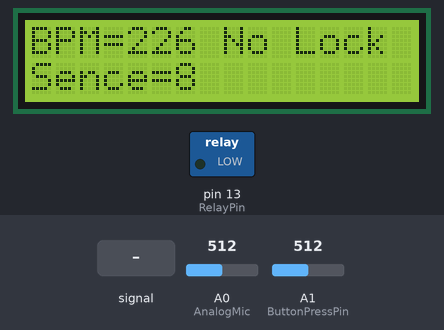
Bench run of a sketch on a simulated Arduino Uno, built with avr-gcc and run on an emulated ATmega328P. On the bench: 16×2 character LCD, switched loads named in the sketch (green lamp = pin HIGH). The inputs (shaded band) are chosen by the test bench; at power-on: A1 (ButtonPressPin) = 512, A0 (AnalogMic) = 512.

Above: at 1.2 s.
1.3 s: A0 (AnalogMic) fed a 200 Hz sine of ±81 counts around its level
At 3.8 s:
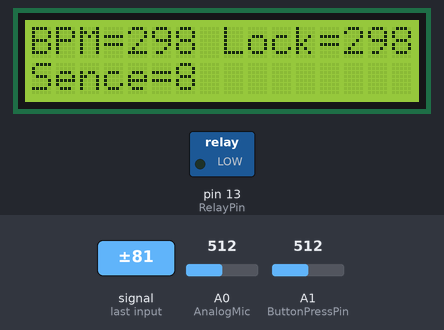
4.3 s: A1 (ButtonPressPin) set to 190
At 4.49 s:
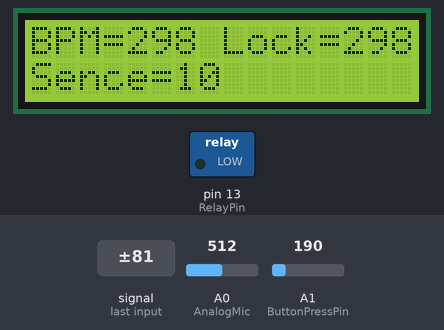
5.8 s: A0 (AnalogMic) set to 390
At 7.34 s:
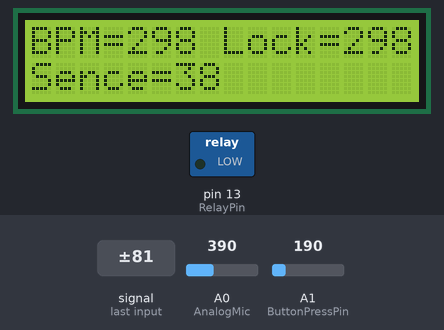
7.4 s: A0 (AnalogMic) fed a 1000 Hz sine of ±255 counts around its level
At 7.54 s:
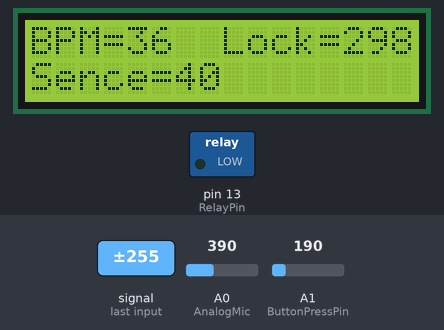
8.9 s: A0 (AnalogMic) set to 410
At 11.47 s:
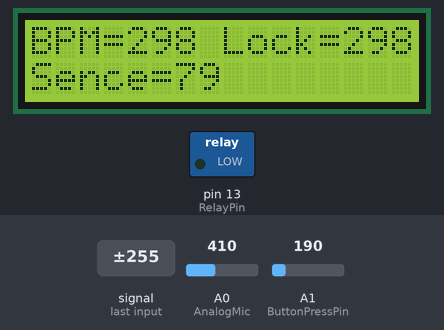
11.9 s: A0 (AnalogMic) set to 511
At 11.97 s:
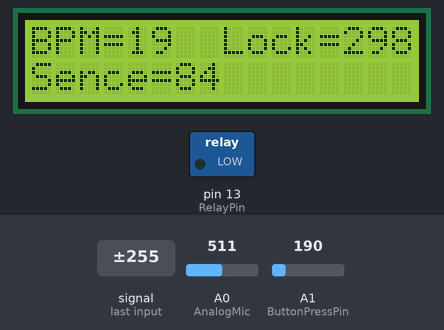

The sketch:

Strip_and_Prep.ino
```cpp
#include <LiquidCrystal.h>


LiquidCrystal lcd(8,9,4,5,6,7);
// Variables to Keep ( DO NOT DELETE THESE )
const int RelayPin = 13;
const int ButtonPressPin = A1;
const int AnalogMic = A0;

// ^^^^^^^^^^^^^ (DO NOT DELETE ABOVE) ^^^^^^^^^^

int SychicThought[5];                 //  Experimental Machine Thoughts, *#* Try to use only 1
int StrobeMode = 2;                   //  *!* Sets Flash Condition Profiles.
                                      //  *!* 1 = Normal (Live Mode)
                                      //  *!* 2 = Guess Locked (Sets the strobe to Guess Mode)

int tMicIn;
const int MaxMicArray = 5;            //  *!* Sets the Microphone Array Size.
int MicArray[MaxMicArray];
int MicArrayTick = 1;

const int MaxTriggerRate = 200;       //  *!* Sets the Maximum Re-Trigger in milliseconds. Less means Faster.
int FlashTrigger = 500;               // Pre-Adjusts the Auto Mic Tracking Variable . *** This might not be needed.
int FlashOnTime = 30;                 // Sets the On-Time for the Stobe in milli seconds.
int FlashFade;
int ButtonState;
int TrigSensitivity;
int BeatsPerMin;


const int MaxArraySize =15;             //  *!* Sets the Maximum Array for BPM related Arrays (BeatsArray and BPMMatches).
int BPMMatchesLimit = 15;               //  *!*  Sets the Maximum Values in the BPMMatches Array
int BeatTick;                           //  1 to MaxArraySize
int BeatCheckTick;                      //  1 to MaxArraySize
int BeatCheckTick2;                     //  This is a test variable. It may or may not be really needed.
                                        //  I think the code would be more efficient if not needed.
int ArraySwipeCount;
int BPMLocked;
int BeatsArray[MaxArraySize];
int BPMMatches[MaxArraySize];


int BPMGuessmS;
long TempoMillis;
long TempoMillisOld;


long CurrentMillis;
long LastFlash = 0;
long NextFlash = 0;

int lastButtonState = LOW;
int Button;
long lastDebounceTime = 0;

long TempLong;


void setup() {
  pinMode(RelayPin, OUTPUT);
  digitalWrite(RelayPin, LOW);

  //Serial.begin(115200);
  lcd.begin(16, 2);
// lcd.print("hello, world!");
// lcd.setCursor(0, 0);
// lcd.noDisplay();
// lcd.display();
// lcd.autoscroll();
// lcd.noAutoscroll();
// lcd.clear();

  TrigSensitivity = 8;                        //  *!* Pre-Sets the Sensitivity
  BPMLocked = 297;

      lcd.setCursor(4, 0);
      lcd.print ("   ");
      lcd.setCursor(0, 0);
      lcd.print ("BPM=");
      lcd.print (BeatsPerMin);
      lcd.setCursor(0, 1);
      lcd.print ("Sence=");
      lcd.print(TrigSensitivity);
      lcd.setCursor(8,0);
      lcd.print ("No Lock");

  CurrentMillis = millis();

}

void loop() {

  ButtonState = analogRead(ButtonPressPin);
  Button = map(ButtonState, 0, 560, 0, 4);

//Serial.print(tMicIn);
//Serial.print(" ");
CurrentMillis = millis();


MicArrayTick = MicArrayTick +1;
if (MicArrayTick > MaxMicArray){
  MicArrayTick = 1;
}
MicArray[MicArrayTick] = tMicIn;


if (Button > 6 ){
  lastDebounceTime = CurrentMillis;
}
if (lastDebounceTime +100 < CurrentMillis){
  lastDebounceTime = CurrentMillis;
  if (ButtonState < 60) {
    //lcd.print ("Right ");
  }
  else if (ButtonState < 200) {
      TrigSensitivity = TrigSensitivity + 1;
      if (TrigSensitivity > 199) {
        TrigSensitivity=199;
      }
      lcd.setCursor(6, 1);
      lcd.print ("   ");
      lcd.setCursor(0, 1);
      lcd.print ("Sence=");
      lcd.print(TrigSensitivity);
  }
  else if (ButtonState < 400){
      TrigSensitivity = TrigSensitivity - 1;
      if (TrigSensitivity < 1 ) {
        TrigSensitivity=1;
      }
      lcd.setCursor(6, 1);
      lcd.print ("   ");
      lcd.setCursor(0, 1);
      lcd.print ("Sence=");
      lcd.print(TrigSensitivity);
  }
  else if (ButtonState < 600){
    //lcd.print ("Left  ");
  }
  else if (ButtonState < 800){
    //for (BeatCheckTick = 1; BeatCheckTick < MaxArraySize; BeatCheckTick++){
    //  Serial.print (BeatsArray[BeatCheckTick]);
    //  Serial.print (" ");
    //  Serial.println (BPMMatches[BeatCheckTick]);
    //}
    //Serial.println ("*~*");
  }

}


  tMicIn = analogRead(AnalogMic);               // Reads the Mic level into tMicIn
  if (tMicIn > FlashTrigger) {                  // Adjust The Trigger level depending on Mic Level
    FlashTrigger = FlashTrigger +1;
  }
  if (tMicIn < FlashTrigger) {
    FlashTrigger = FlashTrigger -1;
  }

  CurrentMillis = CurrentMillis;
  if (StrobeMode == 2 ) {
    if (BPMLocked < 290 ){
      if (CurrentMillis > TempoMillis) {
        TempoMillis = CurrentMillis + 60000 / BPMLocked;
        TempoMillisOld = TempoMillis;
        TempLong = TempoMillis - CurrentMillis;
        lcd.setCursor(10,1);
        lcd.print("      ");
        lcd.setCursor(10,1);
        lcd.print(TempLong);
        digitalWrite(RelayPin,HIGH);                                       //  *** These digitalWrite's (LOW to HIGH) are with the Delay Obviously.
        delay(30);                                                        //  *** This Delay needs to be Removed in Future.
        digitalWrite(RelayPin,LOW);                                      //  *** Then I beleive this is a 100% State Machine.


      }
    }
  }

  if (CurrentMillis > NextFlash) {                                        //
    if (tMicIn  > (FlashTrigger + TrigSensitivity)) {                     // Compare the Mic Level with the combined Trigger Level
      LastFlash = CurrentMillis - NextFlash + MaxTriggerRate;
      if (StrobeMode == 1){                                               //  Make it Flash!
        digitalWrite(RelayPin,HIGH);                                       //  *** These digitalWrite's (LOW to HIGH) are with the Delay Obviously.
        delay(30);                                                        //  *** This Delay needs to be Removed in Future.
        digitalWrite(RelayPin,LOW);                                      //  *** Then I beleive this is a 100% State Machine.
      }
      NextFlash = CurrentMillis + MaxTriggerRate;
      BeatsPerMin = 60000/LastFlash;

      BeatTick = BeatTick +1;
      if (BeatTick > MaxArraySize ) {
        BeatTick=1;
      }
      BeatsArray[BeatTick] = BeatsPerMin;
      lcd.setCursor(4, 0);
      lcd.print ("   ");
      lcd.setCursor(0, 0);
      lcd.print ("BPM=");
      lcd.print (BeatsPerMin);
      lcd.setCursor(6, 1);
      lcd.print ("   ");
      lcd.setCursor(0, 1);
      lcd.print ("Sence=");
      lcd.print(TrigSensitivity);

      for (BeatCheckTick = 1; BeatCheckTick < MaxArraySize; BeatCheckTick++){                     //  *?* Something fucked up here.


        if (BPMMatches[BeatCheckTick] > BPMMatchesLimit){               // *!* This sets the BPMMatches Limit. Effectivly changes how sure a BPM Lock is.
          BPMLocked = BeatsArray[BeatCheckTick];                        // This may need to be removed after a better BPM lock is made.
          BPMGuessmS = 60000 / BPMLocked;                               // Turns the BPM back into mS for Future BPM Prediction.

          TempoMillis = TempoMillisOld - (CurrentMillis + BPMGuessmS);
          BPMMatches[BeatCheckTick] = 0;
          //Serial.println ("*~*");
          lcd.setCursor(13,0);
          lcd.print ("   ");
          lcd.setCursor(8,0);
          lcd.print ("         ");
          lcd.setCursor(8,0);
          lcd.print ("Lock=");
          lcd.print (BPMLocked);
          //lcd.setCursor(10,1);
          //lcd.print (BPMGuessmS);

          //
        }


        if (BeatsArray[BeatCheckTick] > 0 ){                                                      //  Make sure BPM is higher than 0.
          if (BeatTick != BeatCheckTick){                                                         //  Avoid Counting itself.
            if (BeatsArray[BeatTick]==BeatsArray[BeatCheckTick]){                                 //  Detect same value(BPM) in BeatsArray and BPMMatches.
              for (BeatCheckTick2 = 1; BeatCheckTick2 < MaxArraySize; BeatCheckTick2++){          //  *?* WTF!! Am I using BeatCheckTick2 ?
                if (BeatsArray[BeatCheckTick2] == BeatsArray[BeatCheckTick]){                     //  *?*
                  BPMMatches[BeatCheckTick2]++;

                }
              }
            }
          }
        }


      }
//    * Any code here has atleast MaxTriggerRate (milliSeconds) ie. 200mS to complete
//    * Using this portion of code space will not affect any other opperations during the MaxTriggerRate timeframe.
//    * Yay !! :)


//    ^*^ Keep above this line ^*^ Keep above this line ^*^ Keep above this line ^*^ Keep above this line ^*^
//    Thanks :D
    }
  }
}
```

Measured:
- after the input at 1.3 s, the display: first changes at once (image 1 shows a later state)
- what the display in image 1 shows lasts 0.6 s, from 3.3 s to 3.9 s
